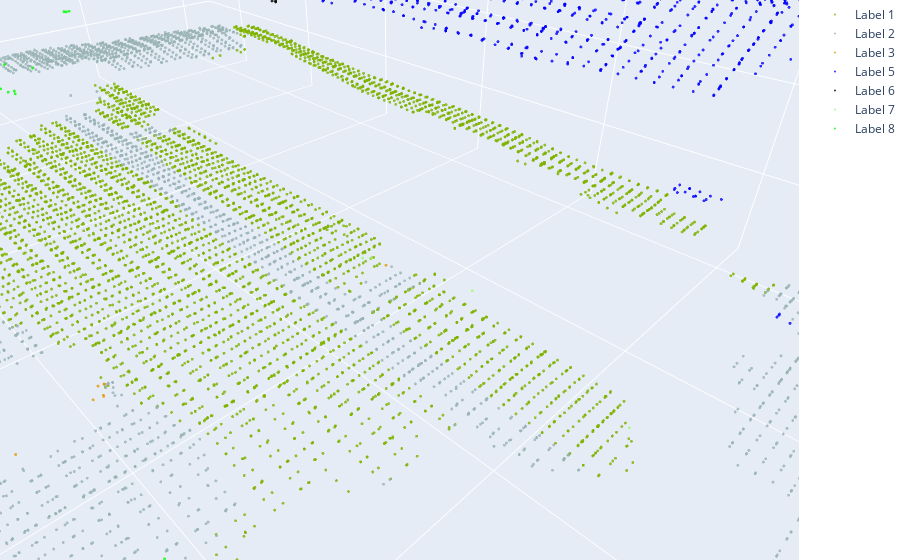

Notebook code for this chart:
### Markdown cell above
# Visualization

### Code cell
import plotly.graph_objects as go

coordinates = planar_region[:,:3]
coolabels =planar_region[:, 3].astype(int)  # Assuming the label is in the fourth column and converting to integers
rgb_values = np.zeros((len(planar_region[:,:3]), 3)) 

label_colors = {
    0: [1, 1, 0],   # Label 0: powerline
    1: [0.5, 0.7, 0],   # Label 1: low vegetation
    2: [153, 179, 179], # Label 2: surface
    3: [0.9, 0.6, 0.0], # Label 3: car
    4: [0.6, 0, 0],     # Label 4: fence
    5: [0.0, 0.0, 255], # Label 5: roof
    6: [0.9, 0.3, 1],   # Label 6: facade 
    7: [153, 255, 102],   # Label 7: shurb
    8: [0.0, 255, 0.0],   # Label 8: tree
}

# Assign colors to each label based on the color mapping dictionary
rgb_values = np.zeros((len(planar_region[:,:3]), 3))
for label in label_colors:
    mask = coolabels == label
    rgb_values[mask] = label_colors[label]

# Create trace for each label
traces = []
for label in label_colors:
    mask = coolabels == label
    trace = go.Scatter3d(
        x=coordinates[mask, 0],
        y=coordinates[mask, 1],
        z=coordinates[mask, 2],
        mode='markers',
        marker=dict(
            size=1,
            color='rgb({},{},{})'.format(*label_colors[label]),
            opacity=0.8
        ),
        name=f"Label {label}"
    )
    traces.append(trace)

# Create layout
layout = go.Layout(
    scene=dict(
        xaxis=dict(title='X'),
        yaxis=dict(title='Y'),
        zaxis=dict(title='Z')
    ),
    margin=dict(l=0, r=0, b=0, t=0)
)

# Create figure
fig = go.Figure(data=traces, layout=layout)

# Show plot
fig.show()

### Figure 1 — Plotly figure (JSON) as saved in the notebook; plotly's stock layout.template omitted (floating-point values rounded to 4 significant figures; data arrays with more than 128 entries replaced by an {"elided": "..."} marker saying what was removed)
{"data": [{"marker": {"color": "rgb(1,1,0)", "opacity": 0.8, "size": 1}, "mode": "markers", "name": "Label 0", "type": "scatter3d", "x": [], "y": [], "z": []}, {"marker": {"color": "rgb(128, 179, 0)", "opacity": 0.8, "size": 1}, "mode": "markers", "name": "Label 1", "type": "scatter3d", "x": {"elided": "5496 float values"}, "y": {"elided": "5496 float values"}, "z": {"elided": "5496 float values"}}, {"marker": {"color": "rgb(153,179,179)", "opacity": 0.8, "size": 1}, "mode": "markers", "name": "Label 2", "type": "scatter3d", "x": {"elided": "6540 float values"}, "y": {"elided": "6540 float values"}, "z": {"elided": "6540 float values"}}, {"marker": {"color": "rgb(230, 153, 0)", "opacity": 0.8, "size": 1}, "mode": "markers", "name": "Label 3", "type": "scatter3d", "x": [497200.0, 497200.0, 497200.0, 497200.0, 497200.0, 497200.0, 497200.0, 497200.0, 497200.0, 497200.0, 497200.0, 497200.0, 497200.0, 497200.0, 497200.0, 497200.0, 497200.0, 497200.0, 497200.0, 497200.0, 497200.0, 497200.0, 497200.0, 497200.0, 497200.0, 497200.0, 497200.0, 497200.0, 497200.0, 497200.0, 497200.0, 497200.0, 497200.0], "y": [5419000.0, 5419000.0, 5419000.0, 5419000.0, 5419000.0, 5419000.0, 5419000.0, 5419000.0, 5419000.0, 5419000.0, 5419000.0, 5419000.0, 5419000.0, 5419000.0, 5419000.0, 5419000.0, 5419000.0, 5419000.0, 5419000.0, 5419000.0, 5419000.0, 5419000.0, 5419000.0, 5419000.0, 5419000.0, 5419000.0, 5419000.0, 5419000.0, 5419000.0, 5419000.0, 5419000.0, 5419000.0, 5419000.0], "z": [261.9, 262.0, 263.4, 263.4, 263.4, 263.7, 264.0, 264, 264.0, 264.1, 264.0, 263.9, 261.8, 264.0, 263.4, 263.4, 263.5, 263.7, 263.9, 263.7, 263.8, 264.0, 264.0, 264.0, 263.9, 263.9, 264.1, 264.2, 264.2, 263.4, 264.1, 264.0, 264.0]}, {"marker": {"color": "rgb(153, 0, 0)", "opacity": 0.8, "size": 1}, "mode": "markers", "name": "Label 4", "type": "scatter3d", "x": [], "y": [], "z": []}, {"marker": {"color": "rgb(0.0,0.0,255)", "opacity": 0.8, "size": 1}, "mode": "markers", "name": "Label 5", "type": "scatter3d", "x": {"elided": "5296 float values"}, "y": {"elided": "5296 float values"}, "z": {"elided": "5296 float values"}}, {"marker": {"color": "rgb(0.9,0.3,1)", "opacity": 0.8, "size": 1}, "mode": "markers", "name": "Label 6", "type": "scatter3d", "x": [497200.0, 497200.0, 497200.0, 497200.0], "y": [5419000.0, 5419000.0, 5419000.0, 5419000.0], "z": [268.1, 274.5, 268.1, 268.0]}, {"marker": {"color": "rgb(153,255,102)", "opacity": 0.8, "size": 1}, "mode": "markers", "name": "Label 7", "type": "scatter3d", "x": [497200.0, 497200.0, 497200.0, 497200.0], "y": [5419000.0, 5419000.0, 5419000.0, 5419000.0], "z": [264.0, 264.3, 264.2, 263.6]}, {"marker": {"color": "rgb(0.0,255,0.0)", "opacity": 0.8, "size": 1}, "mode": "markers", "name": "Label 8", "type": "scatter3d", "x": [497164, 497200.0, 497200.0, 497200.0, 497200.0, 497200.0, 497200.0, 497200.0, 497200.0, 497200.0, 497200.0, 497200.0, 497200.0, 497200.0, 497200.0, 497200.0, 497200.0, 497200.0, 497200.0, 497200.0, 497200.0, 497200.0, 497200.0, 497200.0, 497200.0, 497200.0, 497200.0, 497200.0, 497200.0, 497200.0, 497200.0, 497200.0, 497200.0, 497200.0, 497200.0, 497200.0, 497200.0, 497200.0, 497200.0, 497200.0, 497200.0, 497200.0, 497200.0, 497200.0, 497200.0, 497200.0, 497200.0, 497200.0, 497200.0, 497200.0, 497200.0, 497200.0, 497200.0, 497200.0, 497200.0, 497200.0, 497200.0, 497200.0], "y": [5419000.0, 5419000.0, 5419000.0, 5419000.0, 5419000.0, 5419349, 5419000.0, 5419000.0, 5419000.0, 5419000.0, 5419000.0, 5419000.0, 5419000.0, 5419000.0, 5419000.0, 5419000.0, 5419000.0, 5419000.0, 5419000.0, 5419000.0, 5419000.0, 5419000.0, 5419000.0, 5419000.0, 5419000.0, 5419000.0, 5419000.0, 5419000.0, 5419000.0, 5419000.0, 5419000.0, 5419000.0, 5419000.0, 5419000.0, 5419000.0, 5419000.0, 5419000.0, 5419000.0, 5419000.0, 5419000.0, 5419000.0, 5419000.0, 5419000.0, 5419000.0, 5419000.0, 5419000.0, 5419000.0, 5419000.0, 5419000.0, 5419000.0, 5419000.0, 5419000.0, 5419000.0, 5419000.0, 5419000.0, 5419000.0, 5419000.0, 5419000.0], "z": [268.0, 277.8, 264.7, 264.5, 265.0, 265.0, 265.1, 265.0, 269.7, 265.1, 265.9, 263.6, 269.0, 265.4, 265.5, 272.3, 265.4, 265.6, 264.8, 265.5, 274.4, 275.3, 270.5, 271.2, 273.6, 264.0, 264.0, 263.9, 264.0, 276.3, 276.3, 276.2, 276.5, 264.0, 268.0, 268.0, 277.7, 277.7, 276.8, 274.0, 265.3, 265.5, 270.6, 266.5, 267.3, 265.8, 265.1, 278.0, 270.7, 266.0, 276.4, 276.2, 276.3, 276.2, 276.2, 276.5, 275.7, 275.7]}], "layout": {"autosize": true, "margin": {"b": 0, "l": 0, "r": 0, "t": 0}, "scene": {"aspectmode": "auto", "aspectratio": {"x": 1.179, "y": 1.807, "z": 0.4693}, "camera": {"center": {"x": -0.1069, "y": 0.2721, "z": -0.1653}, "eye": {"x": 0.3643, "y": 0.7433, "z": 0.3059}, "projection": {"type": "perspective"}, "up": {"x": 0, "y": 0, "z": 1}}, "xaxis": {"title": {"text": "X"}, "type": "linear"}, "yaxis": {"title": {"text": "Y"}, "type": "linear"}, "zaxis": {"title": {"text": "Z"}, "type": "linear"}}}}
